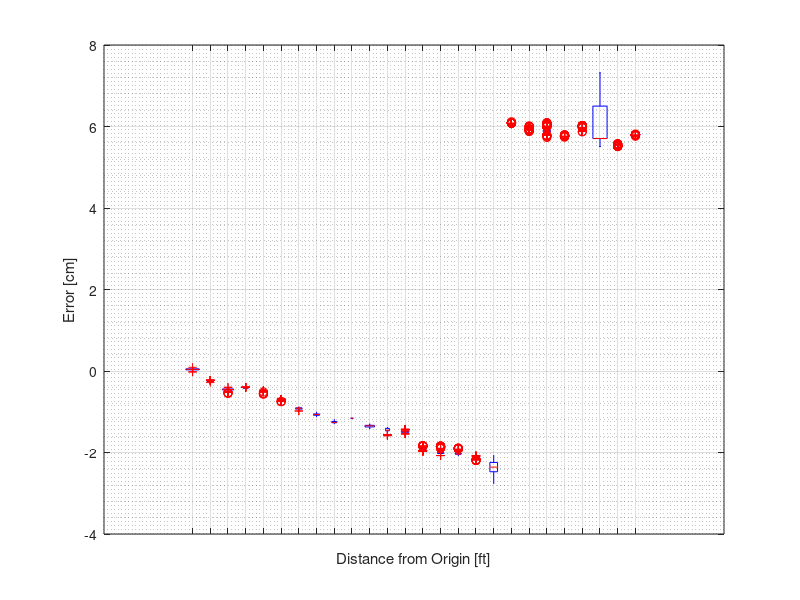

This figure's MATLAB source: (Note: this script raises an error after producing the figure.)
%% VICON Error Characterization
try load('VICON_err.mat')
    
catch me
    
    filename = './Data/VICON Error_2.csv';

    m_to_ft = 3.28084; % ft m^-1

    pos = 0:25; % ft

    n = 26;

    err = cell(n,1);
    [ sis_err, sig_err ] = deal( zeros(n,1) );

    for i = 1 : n

    fprintf( [ num2str(pos(i)/m_to_ft), ' m\n' ] );

    [ ~, p, ~, ~ ] = importTruthData( filename, 1 );

    err{i} = pos(i) - p .* m_to_ft;

    sis_err(i) = mean( err{i} );

    sig_err(i) = std( err{i} );

    end
    
    err_str.err = err;
    err_str.sis_err = sis_err;
    err_str.sig_err = sig_err;
    err_str.pos = pos;
    
    save( 'VICON_err.mat', err_str )
    
end

clearvars;
close all;
clc;

m_to_ft = 3.28084; % ft m^-1
load( 'VICON_err.mat' )

err_full = [];
g = [];

for i = 1 : length( err_str.err )
    
    err_full = [ err_full; err_str.err{i} ];
    g = [ g; err_str.pos(i) .* ones( length( err_str.err{i} ), 1 ) ];
    
end

figure;
boxplot( err_full / m_to_ft * 100, g )
xlabel( 'Distance from Origin [ft]' )
ylabel( 'Error [cm]' )
grid on
grid minor

saveMeSomeFigs(0,'./Figures/VICON_Error_characterization_1.pdf',gcf)

figure;

subplot(1,2,1)
boxplot( err_full( g <= 17 ) / m_to_ft * 100, g( g <= 17 ) )
xlabel( 'Distance from Origin [ft]' )
ylabel( 'Error [cm]' )
grid on
grid minor

subplot(1,2,2)
boxplot( err_full( g > 17 ) / m_to_ft * 100, g( g > 17 ) )
xlabel( 'Distance from Origin [ft]' )
ylabel( 'Error [cm]' )
grid on
grid minor

saveMeSomeFigs(0,'./Figures/VICON_Error_characterization_2.pdf',gcf)

figure;

subplot(1,2,1)
plot( err_str.pos, err_str.sis_err / m_to_ft * 100, '*k' )
xlabel( 'Distance from Origin [ft]' )
ylabel( 'Systematic Error [cm]' )
grid on
grid minor

subplot(1,2,2)
plot( err_str.pos, err_str.sig_err / m_to_ft * 100, '*k' )
hold on
fill( [ min( err_str.pos ), max( err_str.pos ), max( err_str.pos ), ...
    min( err_str.pos ) ], [ 0, 0, std( err_str.sig_err )*100, ...
    std( err_str.sig_err )*100 ], 'b', 'FaceAlpha', 0.25, ...
    'EdgeAlpha', 0.5 )
fill( [ min( err_str.pos ), max( err_str.pos ), max( err_str.pos ), ...
    min( err_str.pos ) ], [ 0, 0, ...
    std(err_str.sig_err([1:23,25:end]))*100, ...
    std(err_str.sig_err([1:23,25:end]))*100 ], 'g', 'FaceAlpha', 0.25, ...
    'EdgeAlpha', 0.5 )
xlabel( 'Distance from Origin [ft]' )
ylabel( 'Random Error Standard Deviation [cm]' )
grid on
grid minor

saveMeSomeFigs(0,'./Figures/VICON_Error_characterization_3.pdf',gcf)

%% GPS Error Characterization
[ ~, x, y, z ] = importTruthData( './Data/120C.txt' );

x = x - mean(x);
y = y - mean(y);
z = z - mean(z);

x = x.*1000;
y = y.*1000;
z = z.*1000;

figure;

subplot(1,2,1)
hold on
plot(x,y,'.k')

% Shoutout to my homie Tobin!
% Calculate covariance matrix
P = cov( x, y );
mean_x = mean(x);
mean_y = mean(y);
% Calculate the define the error ellipses
n = 100; % Number of points around ellipse
p = 0 : pi / n : 2 * pi; % angles around a circle
[ eigvec, eigval ] = eig(P); % Compute eigen-stuff
xy_vect = [ cos(p'), sin(p') ] * sqrt(eigval) * eigvec'; % Transformation
x_vect = xy_vect(:,1);
y_vect = xy_vect(:,2);
% Plot the error ellipses overlaid on the same figure
plot( x_vect+mean_x, y_vect+mean_y, 'b', 'LineWidth', 2 )
plot( 2 * x_vect+mean_x, 2 * y_vect+mean_y, 'g', 'LineWidth', 2 )
plot( 3 * x_vect+mean_x, 3 * y_vect+mean_y, 'r', 'LineWidth', 2 )

xlabel( 'East Distance [mm]' )
ylabel( 'North Distance [mm]' )
grid on
grid minor

subplot(1,2,2)
hold on
histfit(z,15)
xlabel( 'Zenith Distance [mm]' )
ylabel( 'Counts' )
grid on
grid minor

saveMeSomeFigs(0,'./Figures/GPS_Error_characterization_1.pdf',gcf)

%% VICON Test Expected Data
[ t, x, y, z ] = importTruthData( './Data/24Feb_Rack2_Test1.csv' );

% Rotation onto principal, horizontal, vertical axes
% Principal axis is the one which minimizes mean(H) and mean(Z),
% I.E. it is the axis that points along the average position
% Horizontal is the axis perpendicular to Principal with no z
% component
% Vertical is the remaining axis perpendiculat to both Principal
% and Horizontal
p = [x-x(1),y-y(1),0.*z];
p = mean(p);
p = p / norm(p);
h = cross( [0,0,1], p );
k = cross( p, h );

p = dot( [x,y,z], p.*ones( size( [x,y,z] ) ), 2 );
h = dot( [x,y,z], h.*ones( size( [x,y,z] ) ), 2 );
k = dot( [x,y,z], k.*ones( size( [x,y,z] ) ), 2 );

figure;

subplot(1,2,1)
plot(t,p,'-k','Linewidth',2)
xlabel( 'Time [s]' )
ylabel( 'Principal Direction [m]' )
grid on
grid minor

subplot(1,2,2)
scatter(100.*h,100.*k,1,t-t(1))
xlabel( 'Horizontal Direction [cm]' )
ylabel( 'Vertical Direction [cm]' )
c = colorbar('southoutside');
caxis( [ 0, t(end)-t(1) ] )
c.Label.String = 'Time [s]';
colormap(fliplr(jet));
grid on
grid minor

saveMeSomeFigs(0,'./Figures/VICON_Expected_Data_1.pdf',gcf)

figure;

subplot(1,3,1)
plot( t, gradient(p,t), '-k' )
xlabel( 'Time [s]' )
ylabel( 'Principal Velocity [m/s]' )

subplot(1,3,2)
histfit( 100.*gradient(h,t), 15 )
xlabel( 'Horizontal Velocity [cm/s]' )
ylabel( 'Counts' )

subplot(1,3,3)
histfit( 100.*gradient(k,t), 15 )
xlabel( 'Vertical Velocity [cm/s]' )
ylabel( 'Counts' )

saveMeSomeFigs(0,'./Figures/VICON_Expected_Data_2.pdf',gcf)

%% GPS Test Expected Data
try load( 'GPSExpected.mat' )
catch me
    [ t, x, y, z ] = importTruthData( './Data/600.txt', 1 );
    save( 'GPSExpected.mat', 't', 'x', 'y', 'z' )
end

% Rotation onto principal, horizontal, vertical axes
% Principal axis is the one which minimizes mean(H) and mean(Z),
% I.E. it is the axis that points along the average position
% Horizontal is the axis perpendicular to Principal with no z
% component
% Vertical is the remaining axis perpendiculat to both Principal
% and Horizontal
p = [x,y,0.*z];
p = mean(p);
p = p / norm(p);
h = cross( [0,0,1], p );
k = cross( p, h );

p = dot( [x,y,z], p.*ones( size( [x,y,z] ) ), 2 );
h = dot( [x,y,z], h.*ones( size( [x,y,z] ) ), 2 );
k = dot( [x,y,z], k.*ones( size( [x,y,z] ) ), 2 );

load( 'GPSExpected.mat' )

f = fit(p-p(1),k-k(1),'smoothingspline','SmoothingParam',0.07);

figure;
subplot(1,2,1)
plot( p-p(1), feval( f, p-p(1) ), '-k', 'Linewidth', 2 )
hold on
scatter(p-p(1),k-k(1),1,t-t(1))
xlabel( 'Principal Direction [m]' )
ylabel( 'Vertical Direction [m]' )
c = colorbar('southoutside');
caxis( [ 0, t(end)-t(1) ] )
c.Label.String = 'Time [s]';
colormap(fliplr(jet));
grid on
grid minor

subplot(1,2,2)
histfit(100.*h,15)
hold on
plot( std(100.*h).*[1,1], [0,max(get(gca,'YLim'))], '-r', 'LineWidth', 2 )
plot( -std(100.*h).*[1,1], [0,max(get(gca,'YLim'))], '-r', 'LineWidth', 2 )
xlabel( 'Horizontal Direction [cm]' )
ylabel( 'Counts' )
grid on
grid minor

saveMeSomeFigs(0,'./Figures/GPS_Expected_Data_1.pdf',gcf)

figure;

subplot(1,3,1)
plot( t, gradient(p,t), '.k' )
hold on
plot( [ t(1), t(end) ], mean( gradient(p,t) ) .* [1,1], '-g', ...
    'LineWidth', 2 )
xlabel( 'Time [s]' )
ylabel( 'Principal Velocity [m/s]' )
grid on
grid minor

subplot(1,3,2)
histfit( 100.*gradient(h,t), 15 )
xlabel( 'Horizontal Velocity [cm/s]' )
ylabel( 'Counts' )
grid on
grid minor

subplot(1,3,3)
histfit( 100.*gradient(k,t), 15 )
xlabel( 'Vertical Velocity [cm/s]' )
ylabel( 'Counts' )
grid on
grid minor

saveMeSomeFigs(0,'./Figures/GPS_Expected_Data_2.pdf',gcf)